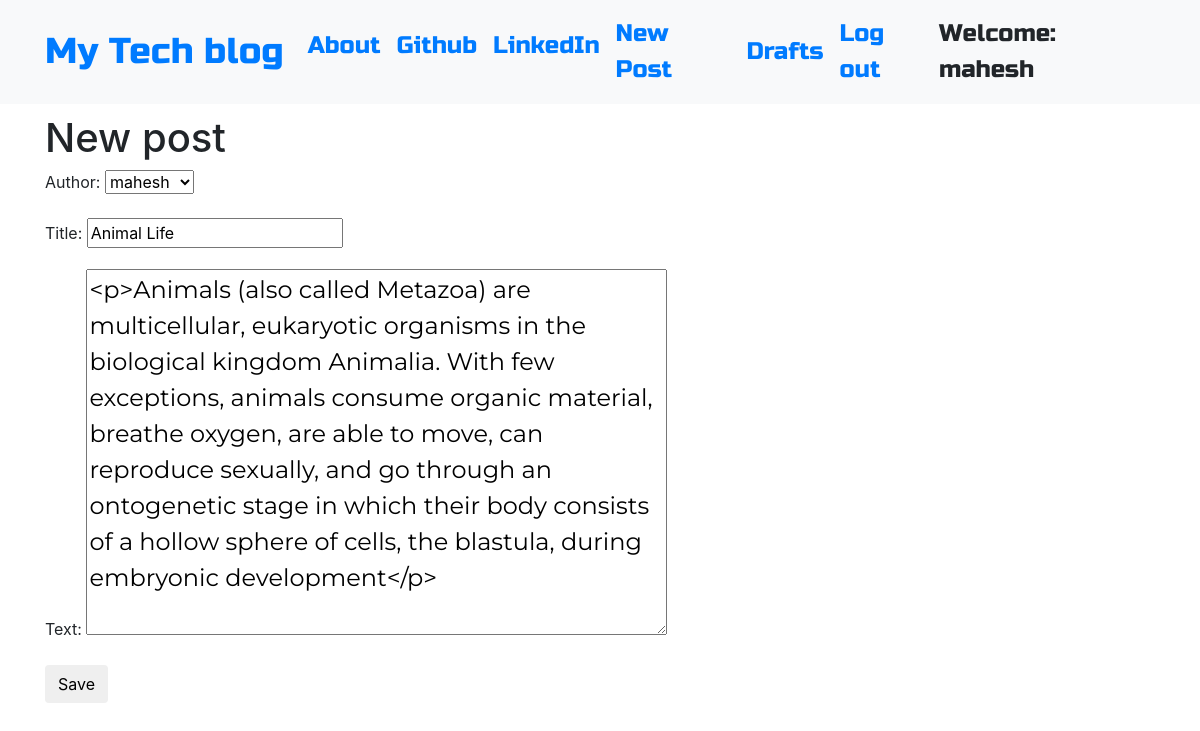
Page /post/6/edit/ (signed in) on the committed database.
### cloneapp/models.py (models this page shows, shortened)
class Post(models.Model):
    author = models.ForeignKey('auth.User',on_delete=models.CASCADE)
    title = models.CharField(max_length=200)
    text = models.TextField()
    created_date = models.DateTimeField(default=timezone.now)
    published_date = models.DateTimeField(blank=True, null=True)

### cloneapp/views.py (the view)
# urls.py: path('post/<int:pk>/edit/', views.PostUpdateView.as_view(), name='post_edit'),
class PostUpdateView(LoginRequiredMixin, UpdateView):
    login_url = '/login/'
    redirect_field_name = 'cloneapp/post_detail.html'
    form_class = PostForm
    model = Post

### cloneapp/form.py
class PostForm(forms.ModelForm):
    class Meta():
        model = Post
        fields = ('author','title','text')
        widgets = {
            'title' : forms.TextInput(attrs={'class':'textinputclass'}),
            'text': forms.Textarea(attrs={'class':'editable medium-editor-textarea postcontent '})
        }

### cloneapp/templates/cloneapp/post_form.html (shortened to what this page needs)
{% extends 'cloneapp/base.html' %}
{% block content %}
    <h1>New post</h1>
    <form method="POST" class="post-form">
    {{form.as_p}}
    <button type="submit" class="save btn btn-default">Save</button>
    </form>
{% endblock %}

### cloneapp/templates/cloneapp/base.html (shortened to what this page needs)
<!DOCTYPE html>
{% load static %}
<html>
  <head>
    <link rel="stylesheet" href="https://stackpath.bootstrapcdn.com/bootstrap/4.1.3/css/bootstrap.min.css"
>
    <link href="https://maxcdn.bootstrapcdn.com/font-awesome/4.7.0/css/font-awesome.min.css" rel="stylesheet">
    <link rel="stylesheet" href="//cdn.jsdelivr.net/medium-editor/latest/css/medium-editor.min.css" type="text/css" media="screen" charset="utf-8">
    <link rel="stylesheet" href="{% static 'css/clone.css' %}">
  </head>
  <body class='loader'>
    <nav class="navbar navbar-expand-lg bg-light techfont">
      <div class="container">
        <div class="navbar-nav align-items-left">
          <a class="navbar-brand bigbrand" href="{% url 'post_list' %}">My Tech blog</a>
          <a class="nav-item nav-link" href="{% url 'about' %}">About</a>
          <a class="nav-item nav-link" href="https://www.github.com">Github</a>
          <a class="nav-item nav-link" href="https://www.linkedin.com">LinkedIn</a>
        </div>
        <div class="navbar-nav align-items-center ml-auto">
          {% if user.is_authenticated %}
            <a class="nav-item nav-link" href="{% url 'post_new' %}">New Post</a>
            <a class="nav-item nav-link" href="{% url 'post_draft_list' %}">Drafts</a>
            <a class="nav-item nav-link" href="{% url 'logout' %}">Log out</a>
            <a >Welcome: {{ user.username }}</a>
          {% else %}
            <a class="nav-item nav-link" href="{% url 'login' %}" aria-label="Login">
              <span class="fa fa-user" aria-hidden="true"></span></a>
          {% endif %}
        </div>
      </div>
    </nav>
          <div class="content container">
              <div class="row">
                  <div class="col-md-8">
                    <div class="blog_posts">
                      {% block content %}
                      {% endblock %}
                    </div>
                  </div>
              </div>
          </div>
  </body>
</html>

### cloneapp/static/css/clone.css (style rules this page uses)
.techfont { font-family: 'Russo One', sans-serif; font-size: 1.5em; margin-bottom: 10px; }
.postcontent { font-family: 'Montserrat'; font-size: 1.5em; }
.bigbrand { font-size: 1.5em; }
.loader { filter:hue-rotate(0deg); color: linear-gradient(45deg,#0f8,#08f); animation:hue 5000ms infinite linear; }

### rows in the picture
Post: author "mahesh", title "Animal Life", text "<p>Animals (also called Metazoa) are multicellular, eukaryotic organisms in the biological kingdom Animalia. With few exceptions, animals consume organic material, breathe oxygen, are able to move, can reproduce sexually, and go through an ontogenetic stage in which their body consists of a hollow sphere of cells, the blastula, during embryonic development</p>"

### other values in the picture
{{ user.username }} "mahesh"
